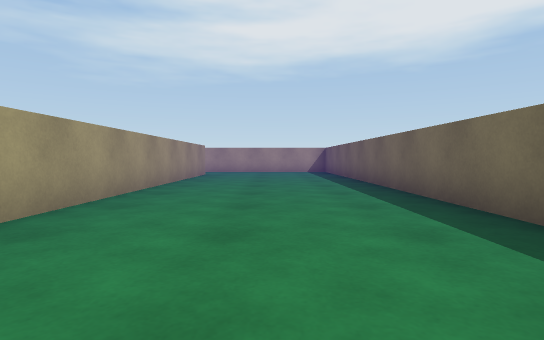
[1] (above)

20 first-person views from a walk through a Unity game level. The camera is 0.55 m above the floor, tilts 2° down and sees 80° across. The floor is counted in squares, 1 m on a side. Each view is taken from the middle of a square. On the plan, view 1 faces up. The plan holds only what a view shows up to about 9 squares ahead; the rest is blank. The player is left out.

[2]
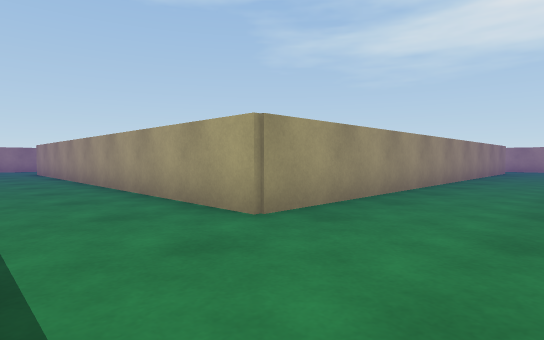

[3]
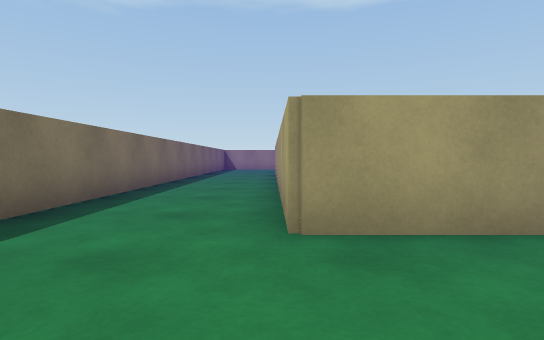

[4]
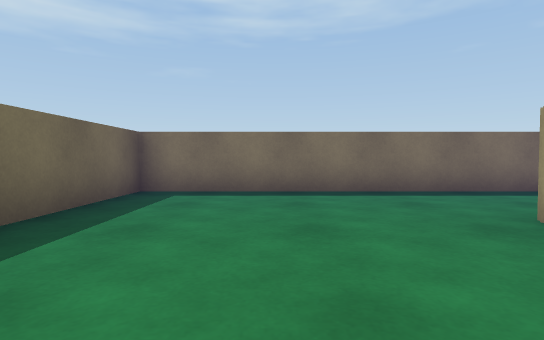

[5]
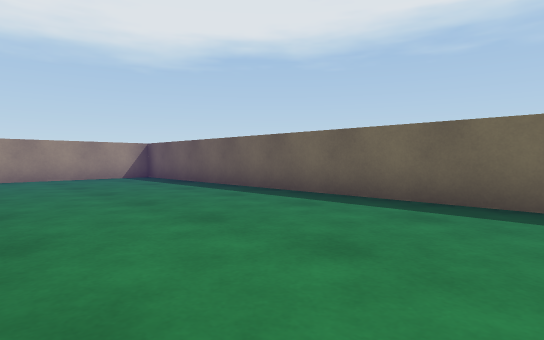

[6]
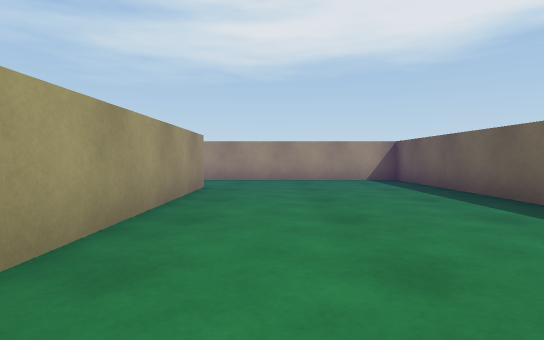

[7]
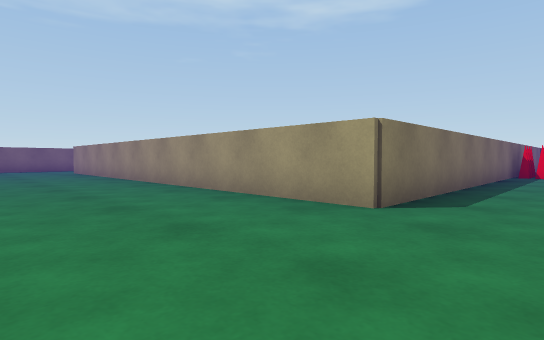

[8]
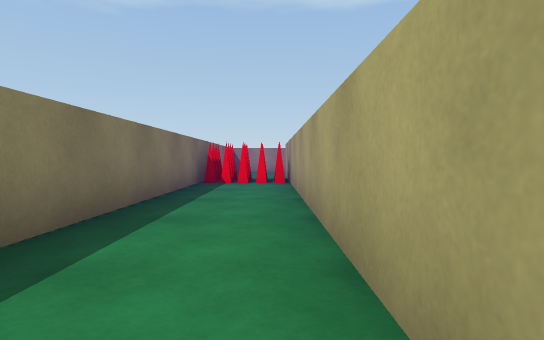

[9]
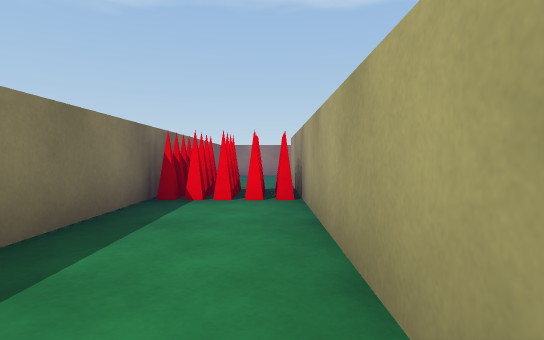

[10]
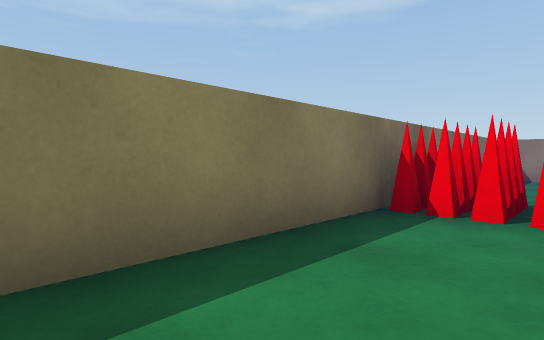

[11]
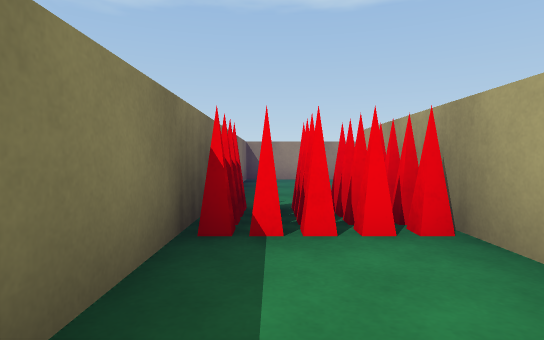

[12]
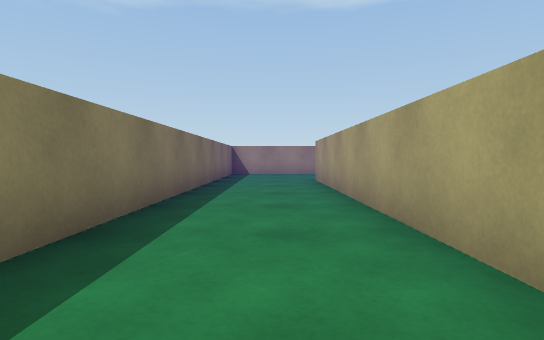

[13]
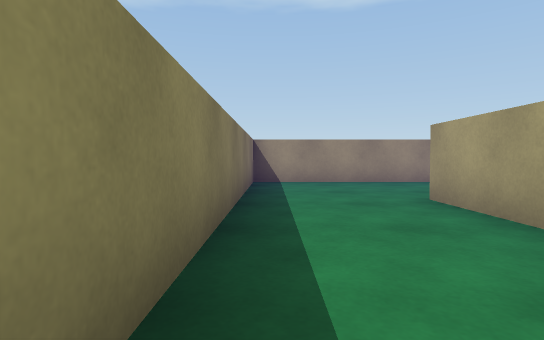

[14]
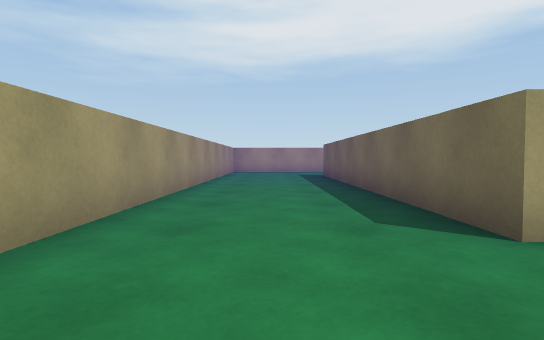

[15]
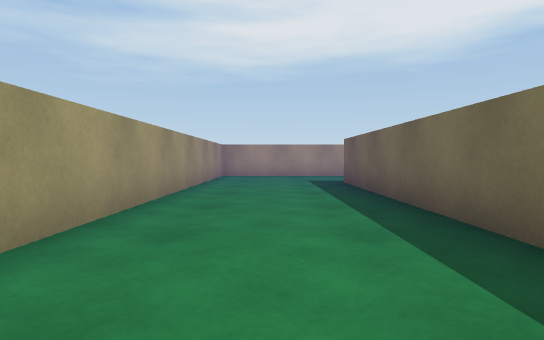

[16]
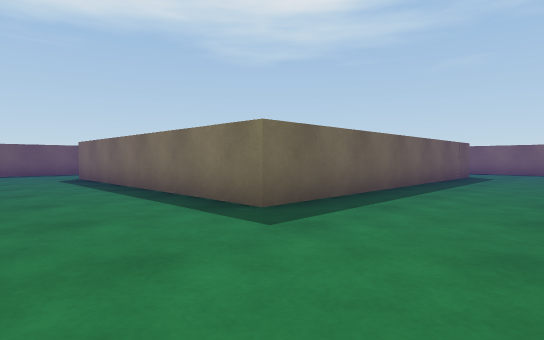

[17]
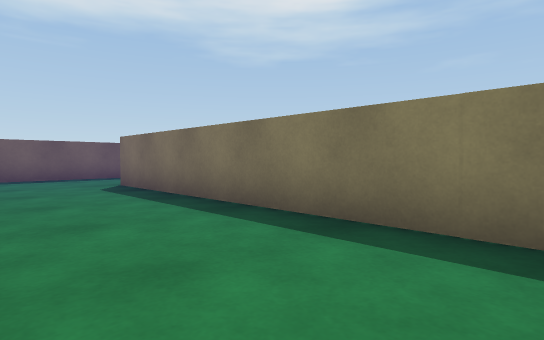

[18]
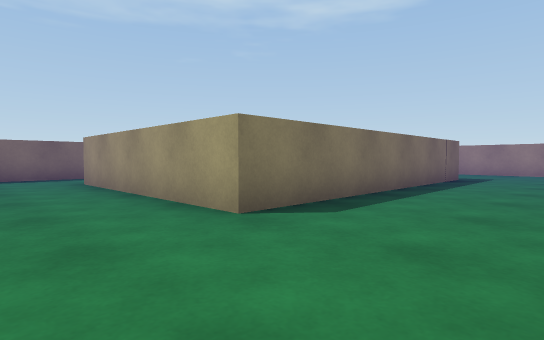

[19]
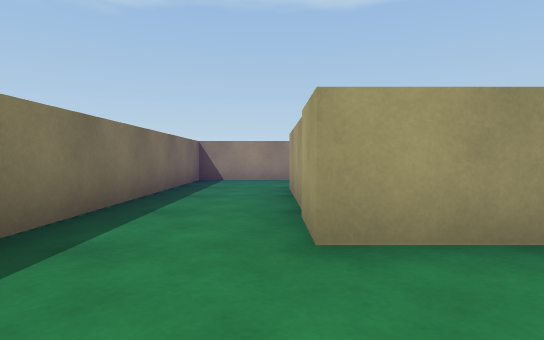

[20]
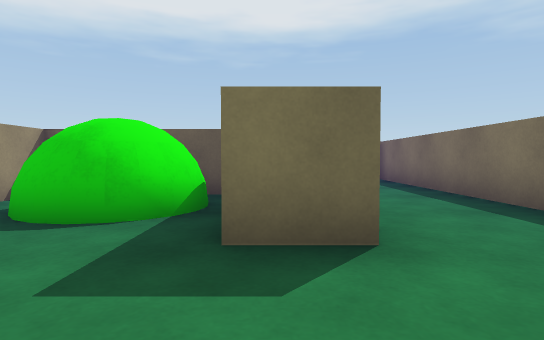

### Floor plan
Points are (right, up) in squares from view 1. A wall is a line through its corners. A room is listed if a view was taken in it or the views show most of it. See-through windows are left out.
Room 1 (views 1, 2, 3, 4, 5, 6, 7, 8, 9, 10, 11, 12, 13)
walls: (2.2, 2.6) (2.2, 13.4) (-10.2, 13.4); (-13.4, 11.3) (-2.3, 11.3) (-2.3, -0.9) (-13.3, -0.9); (-12.4, 13.4) (-13.1, 13.4); (-14.6, -3.4) (2.2, -3.4) (2.2, -0.6)
ways out: opening at (-13.5, -2.5) to room 2; opening at (-13, 12)
objects: spikes (-12, 12) to (-11, 13)
Room 2 (views 14, 15, 16, 17, 18)
walls: (-16.6, 8.9) (-16.6, -3.4) (-14.6, -3.4); (-13.3, -0.9) (-13.3, 7.5) (-6, 7.5)
ways out: opening at (-13.5, -2.5) to room 1; opening at (-4.5, 7.5) to room 3
Room 3 (views 19, 20)
walls: (-7, 3.8) (-7, 4.5); (-7, 6.5) (-7.9, 6.5); (-6, 7.5) (-6, 2.3) (-10, 2.3) (-10, 3.4); (-12.3, 2.5) (-12.3, 0.1) (-3.2, 0.1); (-3.3, 6.9) (-3.3, 9.2)
ways out: opening at (-4.5, 7.5) to room 2
objects: ball (-9, 4) to (-8, 5)

Where each view was taken, in squares from view 1:
view 1: 0 up, 0 right, facing up
view 2: 3 down, 0 right, facing up-left
view 3: 1 down, 0 right, facing left
view 4: 2 up, 0 right, facing down
view 5: 4 up, 2 left, facing up-right
view 6: 5 up, 1 left, facing up
view 7: 13 up, 1 right, facing down-left
view 8: 13 up, 3 left, facing left
view 9: 13 up, 6 left, facing left
view 10: 13 up, 7 left, facing down-left
view 11: 12 up, 8 left, facing left
view 12: 2 down, 5 left, facing left
view 13: 3 down, 9 left, facing left
view 14: 3 down, 15 left, facing up
view 15: 0 up, 15 left, facing up
view 16: 10 up, 16 left, facing down-right
view 17: 10 up, 13 left, facing down-right
view 18: 10 up, 4 left, facing down-left
view 19: 2 up, 4 left, facing left
view 20: 3 up, 12 left, facing right
